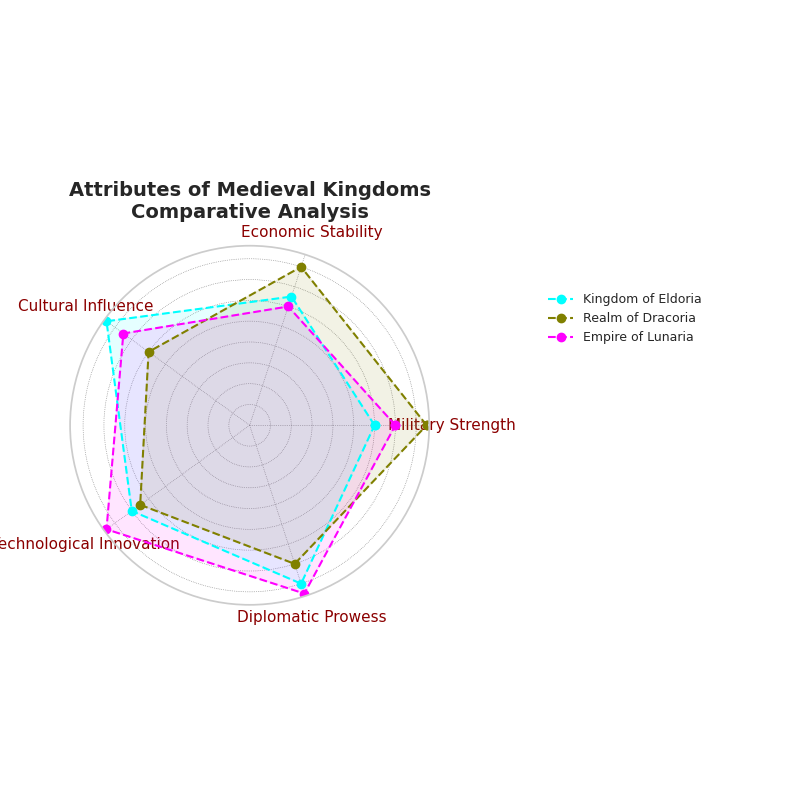

Here is the Python script that generated this plot:
import matplotlib.pyplot as plt
import numpy as np
from math import pi

attributes = ['Military Strength', 'Economic Stability', 'Cultural Influence', 
              'Technological Innovation', 'Diplomatic Prowess']

eldoria_stats = [60, 65, 85, 70, 80]
dracoria_stats = [85, 80, 60, 65, 70]
lunaria_stats = [70, 60, 75, 85, 85]

data = [eldoria_stats, dracoria_stats, lunaria_stats]
kingdoms = ['Kingdom of Eldoria', 'Realm of Dracoria', 'Empire of Lunaria']
colors = ['cyan', 'olive', 'fuchsia']

num_vars = len(attributes)
angles = np.linspace(0, 2 * np.pi, num_vars, endpoint=False).tolist()
angles += angles[:1]

def create_radar_chart(ax, data, color, label):
    data += data[:1]
    ax.plot(angles, data, color=color, linewidth=1.5, linestyle='--', marker='o', label=label)
    ax.fill(angles, data, color=color, alpha=0.1)

fig, ax = plt.subplots(figsize=(8, 8), subplot_kw=dict(polar=True))

for i in range(len(kingdoms)):
    create_radar_chart(ax, data[i], colors[i], kingdoms[i])

ax.set_yticklabels([])
ax.set_xticks(angles[:-1])
ax.set_xticklabels(attributes, fontsize=11, color='darkred')
plt.title('Attributes of Medieval Kingdoms\nComparative Analysis', size=14, weight='bold', pad=20)

ax.legend(loc='upper left', bbox_to_anchor=(1.3, 0.9), fontsize=9, frameon=False)

ax.grid(color='grey', linestyle=':', linewidth=0.5) 

plt.tight_layout()
plt.show()
